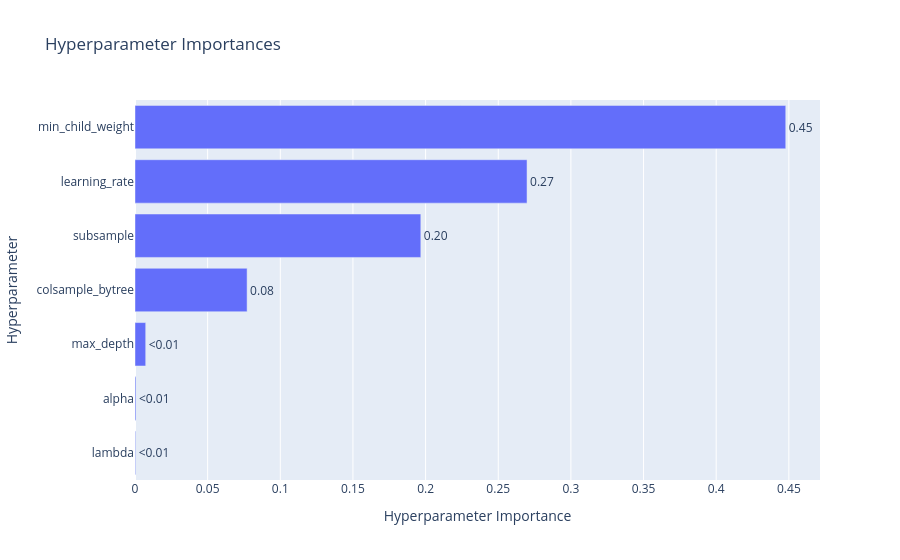
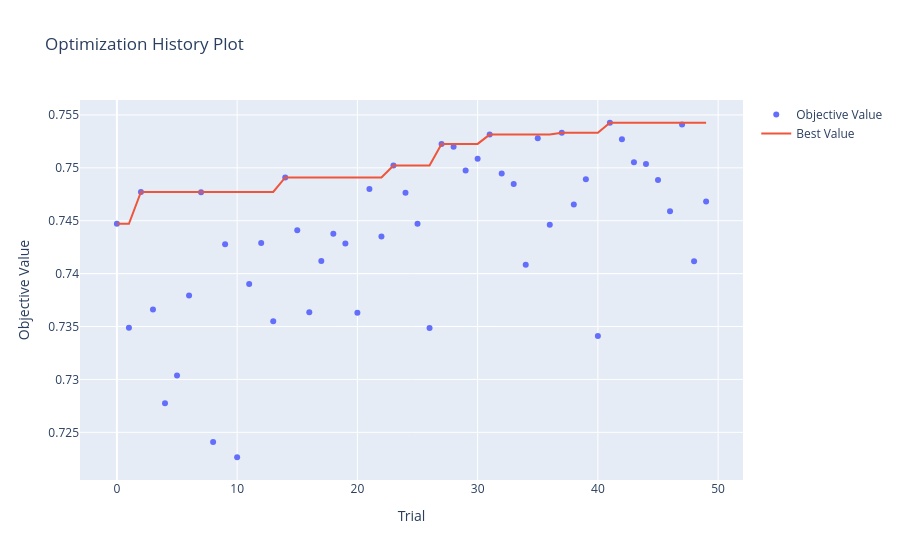
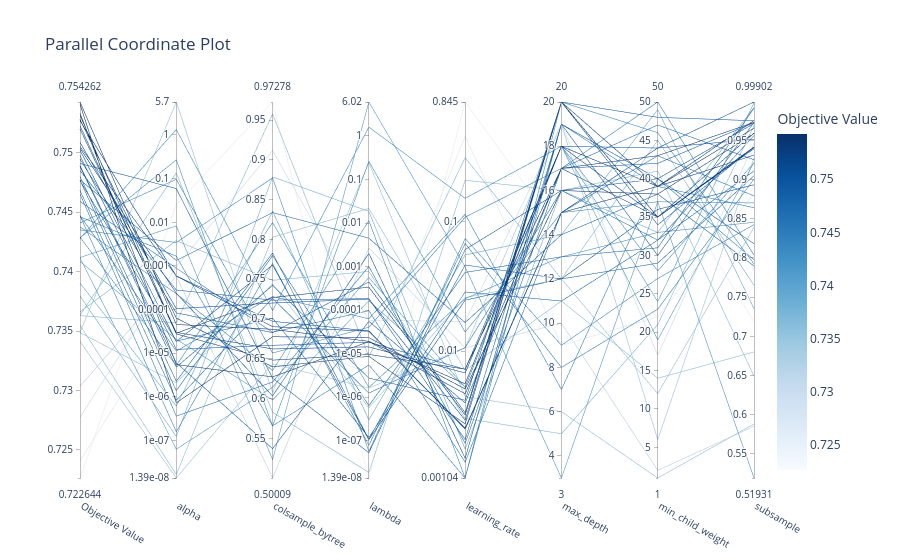
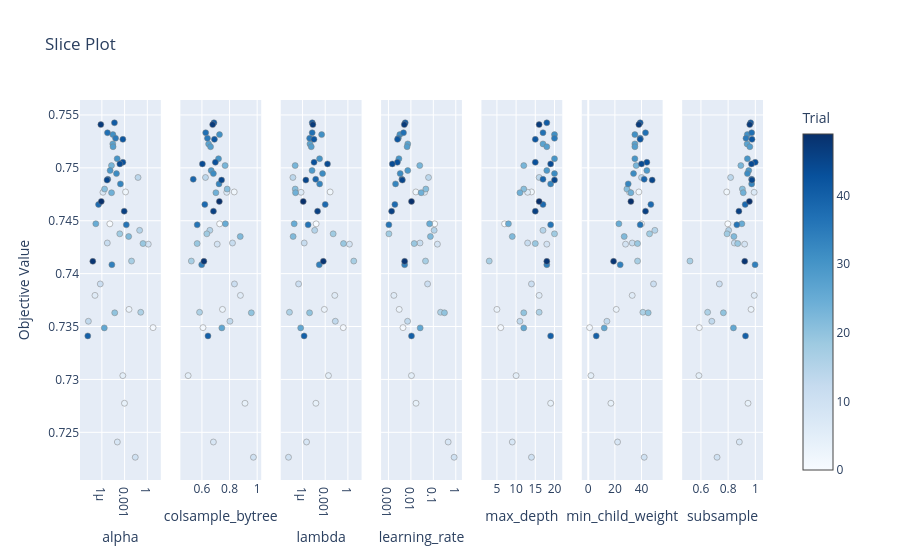

The notebook cell these images were saved under, in order:
### Code cell
optuna.visualization.plot_param_importances(study_xgb).show()
optuna.visualization.plot_optimization_history(study_xgb).show()
optuna.visualization.plot_parallel_coordinate(study_xgb).show()
optuna.visualization.plot_slice(study_xgb).show()
